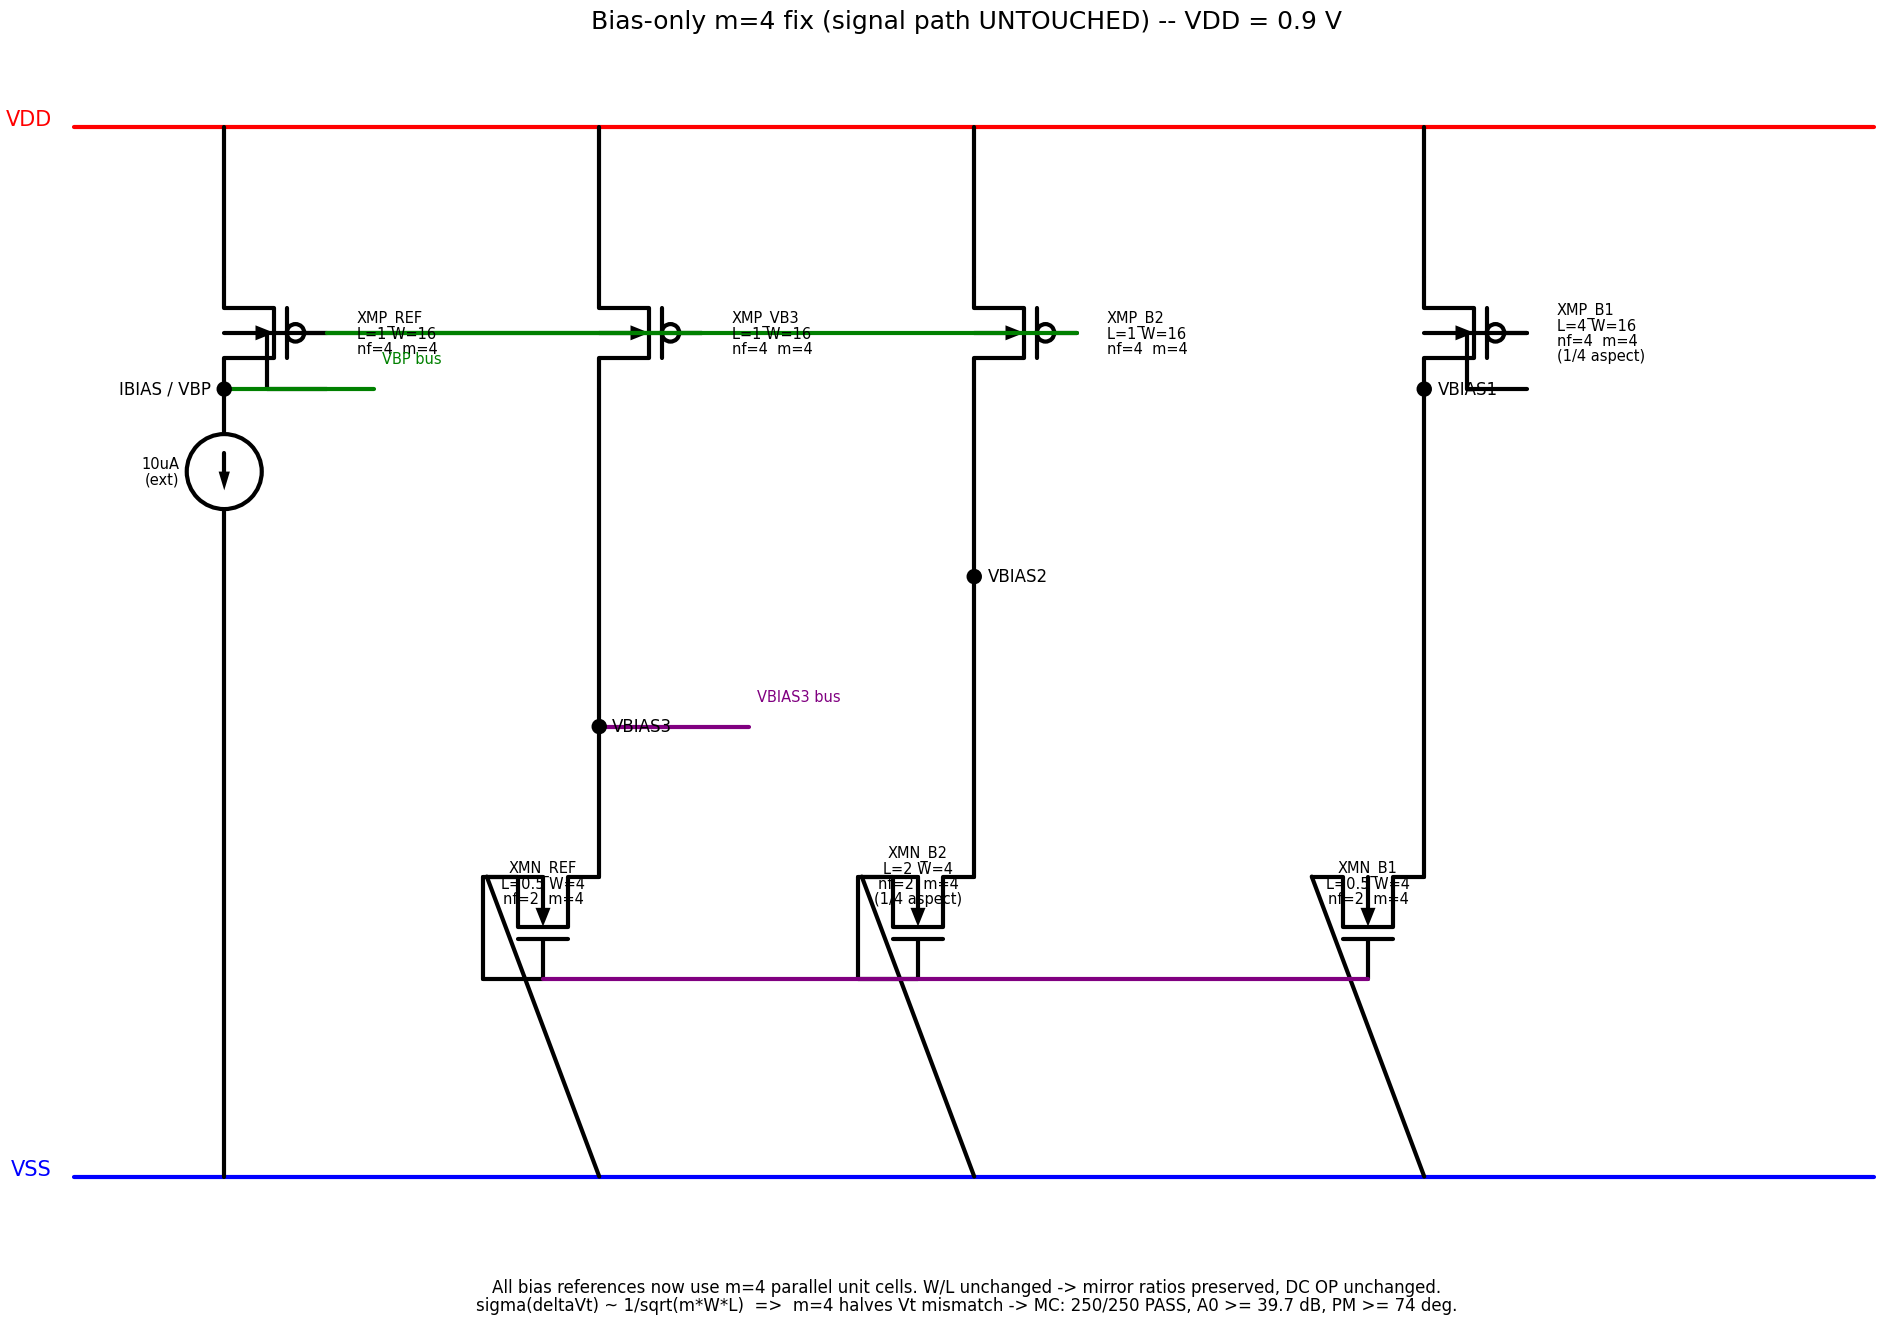

Source code (Python):
"""
Schemdraw schematic of the bias-only m=4 fix (signal path UNTOUCHED).

Shows the four reference branches of the bias generator, each device labeled
with L, W, nf, m. Signal-path block shown abstractly on the right as a box.

Run:  python sketch_bias_m4_schemdraw.py
Output: sketch_bias_m4_schemdraw.svg, .png
"""
import schemdraw
import schemdraw.elements as elm

OUT_SVG = '/home/pavand96/pro/aicex_designs/lelo_fc_se_pmos_sky130a/sketch_bias_m4_schemdraw.svg'
OUT_PNG = '/home/pavand96/pro/aicex_designs/lelo_fc_se_pmos_sky130a/sketch_bias_m4_schemdraw.png'

# --- helper ---
def label_dev(d, fet, lines):
    """Attach a multi-line label to the side of a FET."""
    txt = '\n'.join(lines)
    d += elm.Label().at(fet.center).label(txt, loc='right', ofst=(0.6, 0), fontsize=8)


with schemdraw.Drawing(file=OUT_SVG, show=False) as d:
    d.config(unit=2.0, fontsize=10)

    # ============================================================
    # VDD rail (top) and VSS rail (bottom)
    # ============================================================
    d += elm.Line().right(d.unit * 12).label('VDD', loc='left').color('red')
    VDD_start = (0, 0)
    # We will use anchors via at() instead. Keep absolute coords.

    # Reset and build from scratch with explicit positions.

with schemdraw.Drawing(file=OUT_SVG, show=False) as d:
    d.config(unit=2.0, fontsize=10)

    # ---- rails ----
    d += (vdd := elm.Line().endpoints((0, 0), (24, 0)).color('red'))
    d += elm.Label().at((-0.4, 0)).label('VDD', loc='left', color='red')
    d += (vss := elm.Line().endpoints((0, -14), (24, -14)).color('blue'))
    d += elm.Label().at((-0.4, -14)).label('VSS', loc='left', color='blue')

    # ============================================================
    # Branch 1: IBIAS pin -> VBP diode (m=4 NEW)
    # ============================================================
    x1 = 2
    # PMOS diode at IBIAS, drain=gate=IBIAS
    d += (mp_ref := elm.PFet(bulk=True).at((x1, -2)).label(
        'XMP_REF\nL=1 W=16\nnf=4  m=4', loc='right', fontsize=7, ofst=(0.4, 0)))
    # source -> VDD
    d += elm.Line().endpoints(mp_ref.source, (x1, 0))
    # drain (down) -> IBIAS node
    d += elm.Dot().at(mp_ref.drain).label('IBIAS / VBP', loc='left', fontsize=8)
    # diode tie: gate -> drain
    d += elm.Line().left(0.8).at(mp_ref.gate)
    d += elm.Line().down(abs(mp_ref.gate[1] - mp_ref.drain[1]))
    d += elm.Line().right(0.8)
    # external 10uA sink to VSS via current source symbol
    d += (isink := elm.SourceI().at(mp_ref.drain).down().length(2.2).label('10uA\n(ext)', fontsize=7))
    d += elm.Line().endpoints(isink.end, (x1, -14))

    # tap VBP to the right for fan-out
    d += elm.Line().right(2).at(mp_ref.drain).color('green')
    d += elm.Label().at((x1+2, mp_ref.drain[1]+0.3)).label('VBP bus', loc='right', fontsize=7, color='green')
    vbp_bus_y = mp_ref.drain[1]

    # ============================================================
    # Branch 2: VBP-mirror PMOS over NMOS diode -> VBIAS3 (m=4 NEW)
    # ============================================================
    x2 = 7
    d += (mp_vb3 := elm.PFet(bulk=True).at((x2, -2)).label(
        'XMP_VB3\nL=1 W=16\nnf=4  m=4', loc='right', fontsize=7, ofst=(0.4, 0)))
    d += elm.Line().endpoints(mp_vb3.source, (x2, 0))
    # gate from VBP bus
    d += elm.Line().left(x2 - x1).at(mp_vb3.gate).color('green')
    # drain down to NMOS diode drain
    d += elm.Line().endpoints(mp_vb3.drain, (x2, -8))
    d += elm.Dot().at((x2, -8)).label('VBIAS3', loc='right', fontsize=8)
    vbias3_y = -8
    d += (mn_ref := elm.NFet(bulk=True).at((x2, -10)).label(
        'XMN_REF\nL=0.5 W=4\nnf=2  m=4', loc='right', fontsize=7, ofst=(0.4, 0)))
    d += elm.Line().endpoints(mn_ref.drain, (x2, -8))
    d += elm.Line().endpoints(mn_ref.source, (x2, -14))
    # diode tie
    d += elm.Line().left(0.8).at(mn_ref.gate)
    d += elm.Line().up(abs(mn_ref.gate[1] - mn_ref.drain[1]))
    d += elm.Line().right(0.8)
    # tap VBIAS3 bus
    d += elm.Line().right(2).at((x2, vbias3_y)).color('purple')
    d += elm.Label().at((x2+2, vbias3_y+0.3)).label('VBIAS3 bus', loc='right', fontsize=7, color='purple')

    # ============================================================
    # Branch 3: VBIAS2 (low-V NMOS cascode bias), m=4 NEW
    # ============================================================
    x3 = 12
    d += (mp_b2 := elm.PFet(bulk=True).at((x3, -2)).label(
        'XMP_B2\nL=1 W=16\nnf=4  m=4', loc='right', fontsize=7, ofst=(0.4, 0)))
    d += elm.Line().endpoints(mp_b2.source, (x3, 0))
    # gate from VBP bus
    d += elm.Line().left(x3 - x1).at(mp_b2.gate).color('green')
    d += elm.Line().endpoints(mp_b2.drain, (x3, -6))
    d += elm.Dot().at((x3, -6)).label('VBIAS2', loc='right', fontsize=8)
    d += (mn_b2 := elm.NFet(bulk=True).at((x3, -10)).label(
        'XMN_B2\nL=2 W=4\nnf=2  m=4\n(1/4 aspect)', loc='right', fontsize=7, ofst=(0.4, 0)))
    d += elm.Line().endpoints(mn_b2.drain, (x3, -6))
    d += elm.Line().endpoints(mn_b2.source, (x3, -14))
    # diode tie
    d += elm.Line().left(0.8).at(mn_b2.gate)
    d += elm.Line().up(abs(mn_b2.gate[1] - mn_b2.drain[1]))
    d += elm.Line().right(0.8)

    # ============================================================
    # Branch 4: VBIAS1 (low-V PMOS cascode bias), m=4 NEW
    # ============================================================
    x4 = 18
    d += (mp_b1 := elm.PFet(bulk=True).at((x4, -2)).label(
        'XMP_B1\nL=4 W=16\nnf=4  m=4\n(1/4 aspect)', loc='right', fontsize=7, ofst=(0.4, 0)))
    d += elm.Line().endpoints(mp_b1.source, (x4, 0))
    d += elm.Dot().at(mp_b1.drain).label('VBIAS1', loc='right', fontsize=8)
    # diode tie
    d += elm.Line().left(0.8).at(mp_b1.gate)
    d += elm.Line().down(abs(mp_b1.gate[1] - mp_b1.drain[1]))
    d += elm.Line().right(0.8)
    d += elm.Line().endpoints(mp_b1.drain, (x4, -10))
    d += (mn_b1 := elm.NFet(bulk=True).at((x4, -10)).label(
        'XMN_B1\nL=0.5 W=4\nnf=2  m=4', loc='right', fontsize=7, ofst=(0.4, 0)))
    d += elm.Line().endpoints(mn_b1.drain, (x4, -10))  # connection
    d += elm.Line().endpoints(mn_b1.source, (x4, -14))
    # gate of MN_B1 from VBIAS3 bus
    d += elm.Line().left(x4 - x2).at(mn_b1.gate).color('purple')

    # ============================================================
    # Title and notes
    # ============================================================
    d += elm.Label().at((12, 1.5)).label(
        'Bias-only m=4 fix (signal path UNTOUCHED) -- VDD = 0.9 V',
        fontsize=12)
    d += elm.Label().at((12, -15.5)).label(
        'All bias references now use m=4 parallel unit cells. '
        'W/L unchanged -> mirror ratios preserved, DC OP unchanged.\n'
        'sigma(deltaVt) ~ 1/sqrt(m*W*L)  =>  m=4 halves Vt mismatch '
        '-> MC: 250/250 PASS, A0 >= 39.7 dB, PM >= 74 deg.',
        fontsize=8)

    d.save(OUT_PNG, dpi=150)

print(f'wrote {OUT_SVG}')
print(f'wrote {OUT_PNG}')
